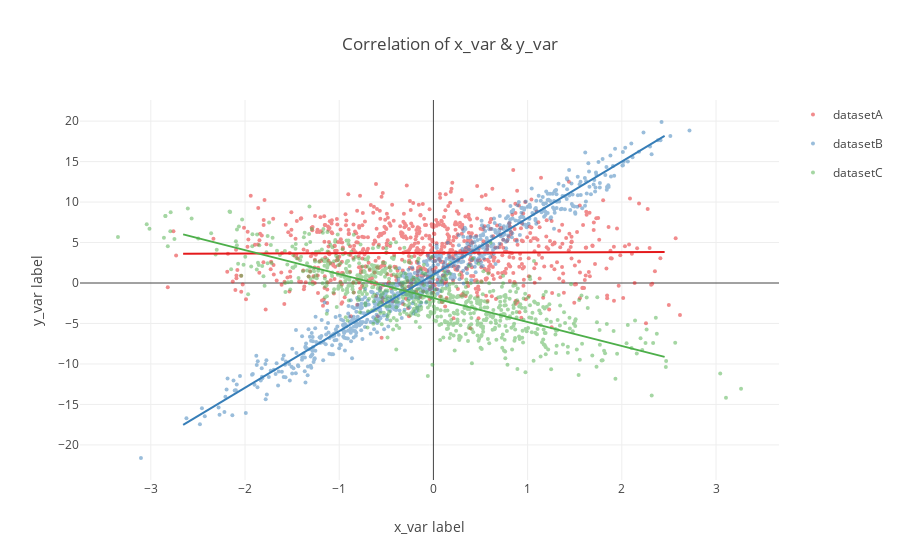

This figure's notebook cell:
### Markdown cell above
### Multiple data sources

Note that hovering on correlation line will show correlation statistics

### Code cell
data_source_11 = np.random.randn(800)
data_source_31 = 7*data_source_11 +1 - 1.5*np.random.randn(800)

data_source_12 = np.random.randn(800)
data_source_32 = -3*data_source_12 - 2 + 2.5*np.random.randn(800)

corr2plt = psp.corrPlot([data_source_1, data_source_11, data_source_12], [data_source_3, data_source_31, data_source_32], 
             names=['datasetA', 'datasetB', 'datasetC'],addCorr=True, addCorrLine=True, title='Correlation of x_var & y_var', 
             xlbl='x_var label', ylbl='y_var label');

### Figure 1 — Plotly figure (JSON) as saved in the notebook; plotly's stock layout.template omitted (floating-point values rounded to 4 significant figures; data arrays with more than 128 entries replaced by an {"elided": "..."} marker saying what was removed)
{"data": [{"legendgroup": "datasetA", "marker": {"color": "rgb(228,26,28)", "colorscale": "Portland", "showscale": false, "size": 4}, "mode": "markers", "name": "datasetA", "opacity": 0.5, "text": "", "type": "scatter", "x": {"elided": "800 float values"}, "y": {"elided": "800 float values"}}, {"legendgroup": "datasetB", "marker": {"color": "rgb(55,126,184)", "colorscale": "Portland", "showscale": false, "size": 4}, "mode": "markers", "name": "datasetB", "opacity": 0.5, "text": "", "type": "scatter", "x": {"elided": "800 float values"}, "y": {"elided": "800 float values"}}, {"legendgroup": "datasetC", "marker": {"color": "rgb(77,175,74)", "colorscale": "Portland", "showscale": false, "size": 4}, "mode": "markers", "name": "datasetC", "opacity": 0.5, "text": "", "type": "scatter", "x": {"elided": "800 float values"}, "y": {"elided": "800 float values"}}, {"hoverinfo": "name+text", "hovertext": "Pearson [R2, P]=[0.01,0.75] <br> Spearman [R2, P]=[0.02,0.63] <br> y=0.04x+3.73", "legendgroup": "datasetA", "line": {"color": "rgb(228,26,28)"}, "mode": "lines", "name": "datasetA corr", "showlegend": false, "type": "scatter", "x": [-2.657, 2.454], "y": [3.63, 3.83]}, {"hoverinfo": "name+text", "hovertext": "Pearson [R2, P]=[0.98,0.00] <br> Spearman [R2, P]=[0.98,0.00] <br> y=6.99x+1.03", "legendgroup": "datasetB", "line": {"color": "rgb(55,126,184)"}, "mode": "lines", "name": "datasetB corr", "showlegend": false, "type": "scatter", "x": [-2.657, 2.454], "y": [-17.54, 18.19]}, {"hoverinfo": "name+text", "hovertext": "Pearson [R2, P]=[-0.77,0.00] <br> Spearman [R2, P]=[-0.76,0.00] <br> y=-2.96x+-1.85", "legendgroup": "datasetC", "line": {"color": "rgb(77,175,74)"}, "mode": "lines", "name": "datasetC corr", "showlegend": false, "type": "scatter", "x": [-2.657, 2.454], "y": [6.011, -9.121]}], "layout": {"annotations": [], "hovermode": "closest", "showlegend": true, "title": "Correlation of x_var & y_var", "xaxis": {"title": "x_var label"}, "yaxis": {"title": "y_var label"}}}
